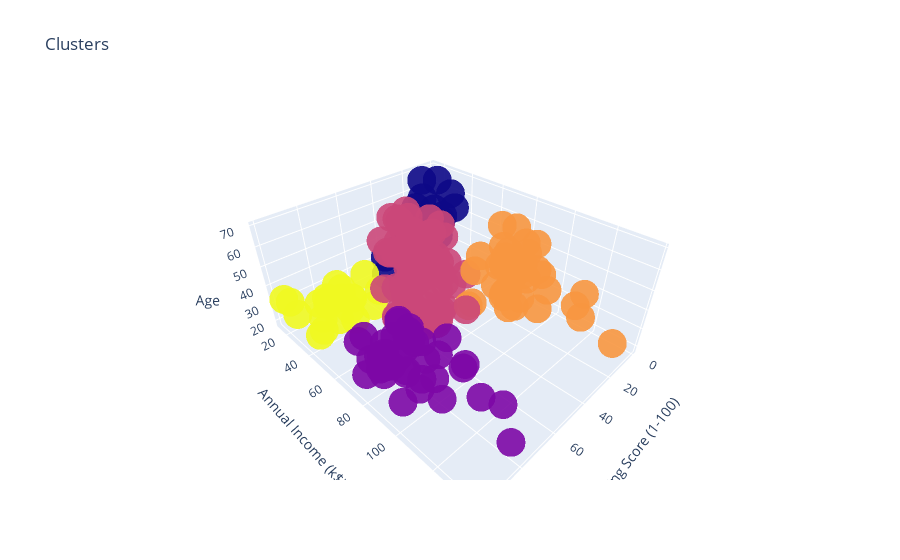

The code cell stored with this chart in its notebook:
### Code cell
trace1 = go.Scatter3d(
   x= data_predictor['Spending Score (1-100)'],
   y= data_predictor['Annual Income (k$)'],
   z= data_predictor['Age'],
   mode='markers',
    marker=dict(
       color = labels,
       size= 10,
       line=dict(
           color= labels,
       ),
       opacity = 0.9
    )
)
layout = go.Layout(
   title= 'Clusters',
   scene = dict(
           xaxis = dict(title  = 'Spending Score (1-100)'),
           yaxis = dict(title  = 'Annual Income (k$)'),
           zaxis = dict(title  = 'Age')
       )
)
fig = go.Figure(data=trace1, layout=layout)
py.offline.iplot(fig)

### Figure 1 — Plotly figure (JSON) as saved in the notebook; plotly's stock layout.template omitted (floating-point values rounded to 4 significant figures; data arrays with more than 128 entries replaced by an {"elided": "..."} marker saying what was removed)
{"data": [{"marker": {"color": {"elided": "200 int values"}, "line": {"color": {"elided": "200 int values"}}, "opacity": 0.9, "size": 10}, "mode": "markers", "type": "scatter3d", "x": {"elided": "200 int values"}, "y": {"elided": "200 int values"}, "z": {"elided": "200 int values"}}], "layout": {"scene": {"xaxis": {"title": {"text": "Spending Score (1-100)"}}, "yaxis": {"title": {"text": "Annual Income (k$)"}}, "zaxis": {"title": {"text": "Age"}}}, "title": {"text": "Clusters"}}}
